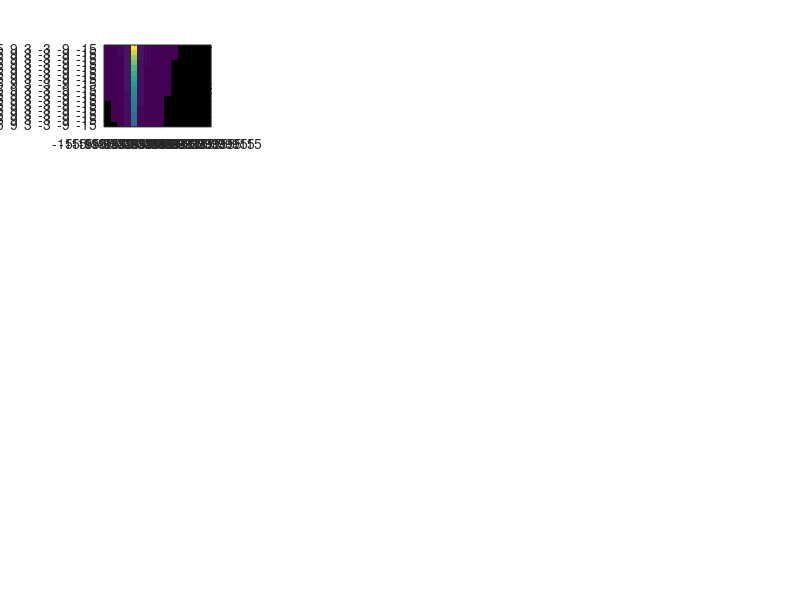

Recreate this plot in MATLAB. (Note: this script raises an error after producing the figure.)
% %
clear all
clc
% 
% % Define the parameter
% 
% alpha = [0.7, 0.2, 0.1];
% beta = [0.7, 0.2, 0.1];
% tau_1 = 0;
% tau_2 = 0.5;
% v_e = 22.47;
% s_e = 30;
% s_0 = 2;
% v_0 = 33.33;
% T = 1.1;
% a = 1;
% b = 2;
% 
% % Solve for eigenvalues and their norms
% 
% N = 10000; % number of steps
% Omega = linspace(0, pi, N);
% result=zeros(4, N);
% result_tilde=zeros(4, N);
% syms lambda
% 
% i = 1;
% for omega = Omega
%     [f_vn, f_dvn, f_sn] = derivative(0,0,0,alpha,beta,v_e,s_e,v_0,s_0,T,a,b);
%     [f_vn_tilde, f_dvn_tilde, f_sn_tilde] = derivative(0,25,-10,alpha,beta,v_e,s_e,v_0,s_0,T,a,b);
%     result(:,i) = eig(TF(1i*omega, f_vn, f_dvn, f_sn, alpha, beta, tau_1, tau_2));
%     result_tilde(:,i) = eig(TF(1i*omega, f_vn_tilde, f_dvn_tilde, f_sn_tilde, alpha, beta, tau_1, tau_2));
%     i = i+1;
% end
% 
% norm_val = sort(abs(result),'descend');
% norm_val_tilde = sort(abs(result_tilde),'descend');
% [max_norm_val,index]=max(norm_val);
% [max_norm_val_tilde,index_tilde]=max(norm_val_tilde);
% 
% % find the critical detection rate
% 
% P = linspace(0, 1, 10000);
% 
% for p = P
% 
%     if max(p*max_norm_val + (1-p)*max_norm_val_tilde) < 1
%         continue;
%     else
%         critical_p = p;
%     end
% end
% plot(Omega, max_norm_val, '--', 'color','b', 'LineWidth',2)
% hold on
% plot(Omega, max_norm_val_tilde, '--', 'color','r', 'LineWidth',2)
% hold on
% plot(Omega, critical_p*max_norm_val+(1-critical_p)*max_norm_val_tilde, '--', 'color','g', 'LineWidth',2)
% 
% legend('Successfully detect','Fail to detect','Stochastic max eigenvalue');
% 
% grid on
% grid minor
% 
% %%%%%%%%%%%%%%%%%%%%%%%%%%%%%%%%%%%%%%%%%%%%%%%%%%%%%%%%%%%%%%%%%%%%%%%%%%%%%%%%%%%%%%%%%%%%%%%%%%%%%%%%%%%%%%%%%%%%
% 
A_vector = linspace(-15, 15, 16);
% B_vector = linspace(15, -15, 16);
% C_vector = linspace(-15, 15, 16);
% Result = zeros(length(A_vector),length(B_vector),length(C_vector));
% 
% for i = 1:length(B_vector)
%     B = B_vector(i);
%     for j = 1:length(C_vector)
%         C = C_vector(j);
%         for k = 1:length(A_vector)
%             A = A_vector(k);
%             result_tilde = zeros(4, N);
%             count = 1;
%             for omega = Omega
%                 [f_vn_tilde, f_dvn_tilde, f_sn_tilde] = derivative(A,B,C,alpha,beta,v_e,s_e,v_0,s_0,T,a,b);
%                 result_tilde(:,count) = eig(TF(1i*omega, f_vn_tilde, f_dvn_tilde, f_sn_tilde, alpha, beta, tau_1, tau_2));
%                 count = count+1;
%             end
%             norm_val_tilde = sort(abs(result_tilde),'descend');
%             [max_norm_val_tilde,index_tilde]=max(norm_val_tilde);
%             Result(i,j,k) = max(max_norm_val_tilde);
%         end
%     end
% end

% Sub-plot

Result_plot = importdata('Result.mat'); 
[m ,n, p] = size(Result_plot);
minColorLimit = 1;                   % determine colorbar limits from data
sorted_result = sort(Result_plot(:));
maxColorLimit = sorted_result(round(length(sorted_result)*0.95));

fig = figure(1);
for fig_num  = 1:p
    sph{fig_num} = subplot(4,4,fig_num,'Parent',fig);
    R = Result_plot(:,:,fig_num);
    R(R<=1.0001) = NaN;
    h = imagesc(sph{fig_num}, R);
    
    set(sph{fig_num}, 'xtick', 1:n, 'xticklabel', ["-15" " " " " "-9" " " " " "-3" " " " " "3" " " " " "9" " " " " "15"], ...
    'ytick', 1:m, 'yticklabel', ["15" " " " " "9" " " " " "3" " " " " "-3" " " " " "-9" " " " " "-15"])
    set(h,'alphadata',~isnan(R));
    title(['$A$ = ',num2str(A_vector(fig_num)), ' m/s'], 'interpreter','latex');

    caxis(sph{fig_num},[minColorLimit,maxColorLimit]);
end

h = axes(fig,'visible','off'); 
h.Title.Visible = 'on';
h.XLabel.Visible = 'on';
h.YLabel.Visible = 'on';
xlabel(h,['$C$', ' m/s'],'FontWeight','bold', 'interpreter','latex');
ylabel(h,['$B$', ' m/s'],'FontWeight','bold', 'interpreter','latex');
title(h,'Sensitivity analysis of noise terms', 'fontsize', 10, 'Position', [0.5, 1.05, 0]);

c = colorbar(h,'Position',[0.93 0.168 0.022 0.7]);  % attach colorbar to h
colormap(c,'jet')
caxis(h,[minColorLimit,maxColorLimit]);

%%%%%%%%%%%%%%%%%%%%%%%%%%%%%%%%%%%%%%%%%%%%%%%%%%%%%%%%%%%%%%%%%%%%%%%%%%%%%%%%%%%%%%%%%%%%%%%%%%%%%%%%%%%%%%%%%%%%%

% Define the functions to compute the intermediate terms

function [f_vn, f_dvn, f_sn] = derivative(A,B,C,alpha,beta,v_e,s_e,v_0,s_0,T,a,b)
    f_vn = -4*a*(v_e+A)^3/v_0^4 - 2*a*(T+C/sqrt(a*b))*(s_0+T*(v_e+A)+C*(v_e+A)/(2*sqrt(a*b)))/(s_e+B)^2;
    f_dvn = -beta(1)*sqrt(a/b)*(v_e+A)*(s_0+T*(v_e+A)+C*(v_e+A)/2*sqrt(a*b))/(s_e+B)^2;
    f_sn = 2*alpha(1)*a*(s_0+T*(v_e+A)+C*(v_e+A)/2*sqrt(a*b))^2/(s_e+B)^3;
end

function P_hat = TF(s, f_vn, f_dvn, f_sn, alpha, beta, tau_1, tau_2)

    T_1 = (s*(beta(2)-beta(1))*f_dvn+(alpha(1)-alpha(2))*f_sn)*exp(-s*tau_2)/(s^2-s*(f_vn+beta(1)*f_dvn)*exp(-s*tau_1)+alpha(1)*f_sn*exp(-s*tau_1));
    T_2 = (s*(beta(3)-beta(2))*f_dvn+(alpha(2)-alpha(3))*f_sn)*exp(-s*tau_2)/(s^2-s*(f_vn+beta(1)*f_dvn)*exp(-s*tau_1)+alpha(1)*f_sn*exp(-s*tau_1));
    T_3 = (-s*beta(3)*f_dvn+alpha(3)*f_sn)*exp(-s*tau_2)/(s^2-s*(f_vn+beta(1)*f_dvn)*exp(-s*tau_1)+alpha(1)*f_sn*exp(-s*tau_1));
    
    P_hat = [T_1 T_2 T_3 0;
             1   0   0   0
             0   1   0   0
             0   0   1   0];
end



